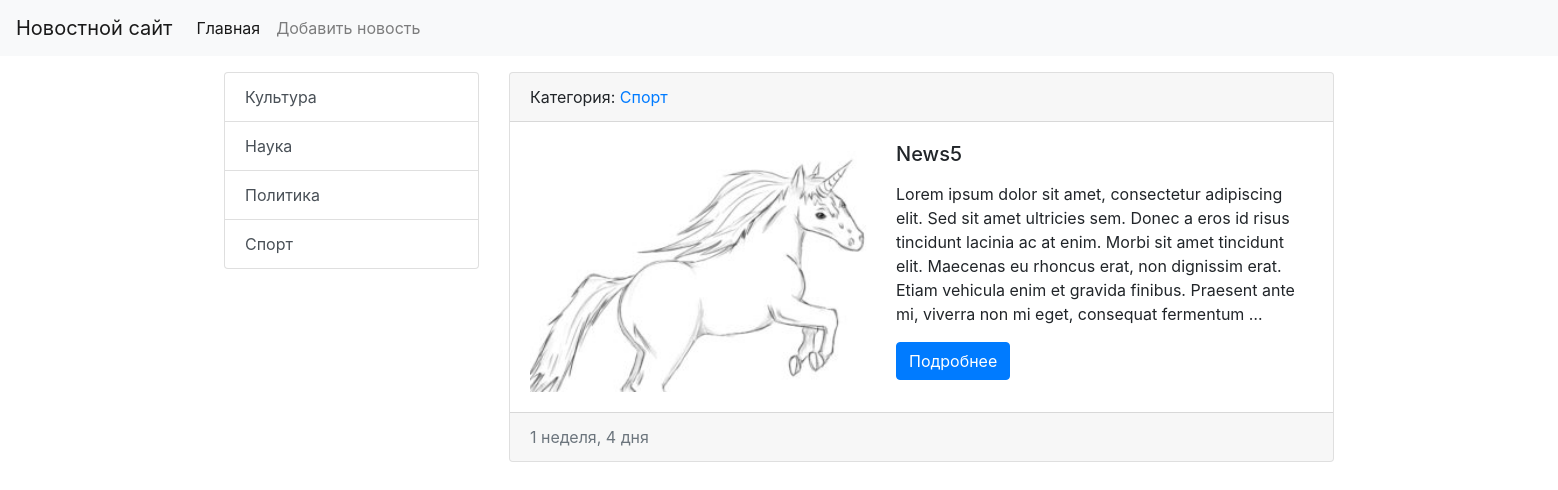
The app's page /category/2/, older data.
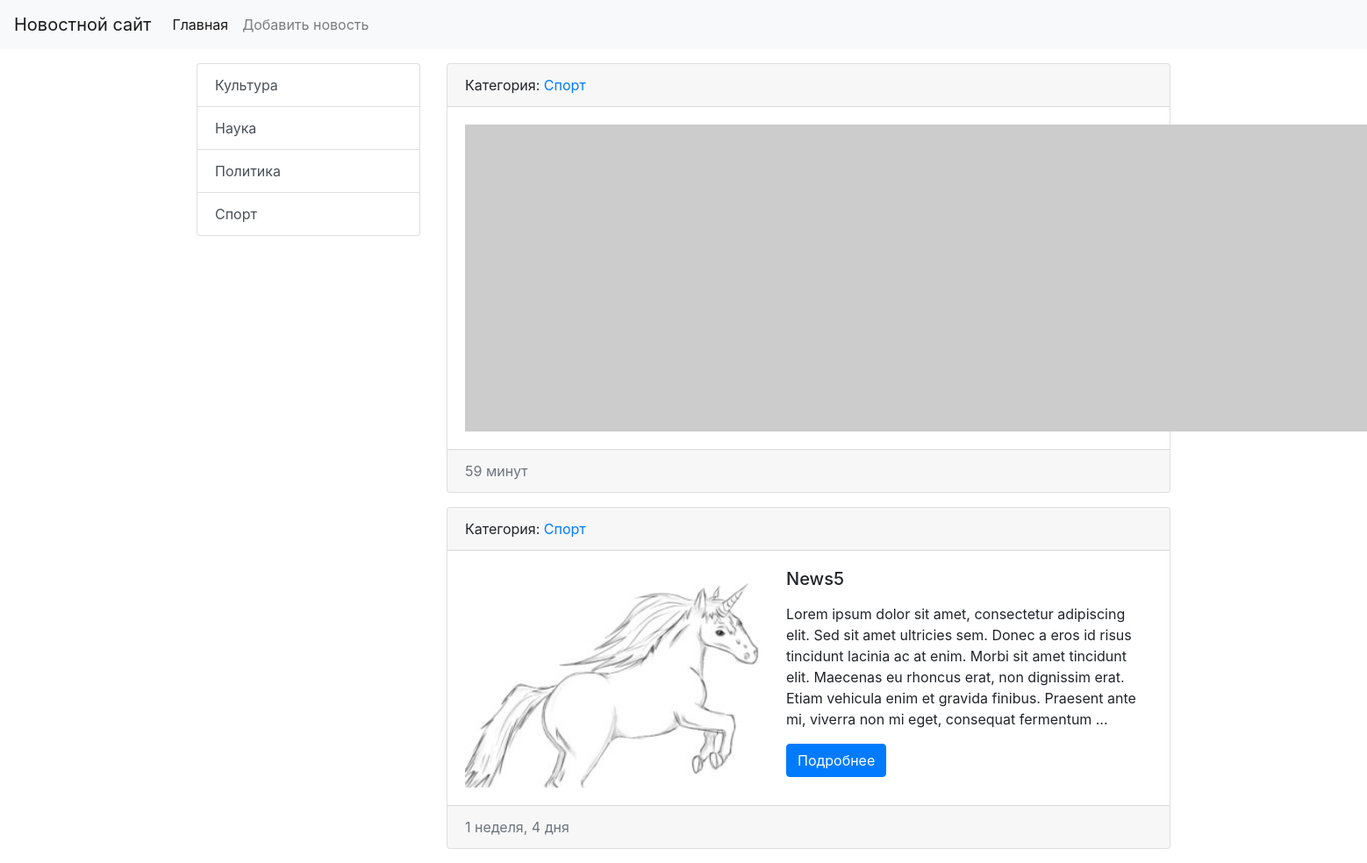
The same page, newer data.
### news/models.py (models this page shows, shortened)
class Category(models.Model):
    title = models.CharField(max_length=150, db_index=True, verbose_name='Наименование категории')
    def get_absolute_url(self):
        return reverse('category', kwargs={'category_id': self.pk})
    class Meta:
        verbose_name = 'Категория'
        verbose_name_plural = 'Категории'
        ordering = ['title']
    def __str__(self):
        return self.title

class News(models.Model):
    title = models.CharField(max_length=150, verbose_name = 'Наименование')
    content = models.TextField(blank=True, verbose_name = 'Контент')
    created_at = models.DateTimeField(auto_now_add=True, verbose_name = 'Дата публикации')
    updated_at = models.DateTimeField(auto_now=True, verbose_name = 'Обновлено')
    photo = models.ImageField(upload_to='photos/%Y/%m/%d/', verbose_name = 'Фото', blank=True)
    is_published = models.BooleanField(default=True, verbose_name = 'Опубликовано')
    category = models.ForeignKey('Category', verbose_name = 'Категория', on_delete=models.PROTECT, null=True)
    def get_absolute_url(self):
        return reverse('view_news', kwargs={'news_id': self.pk})
    class Meta:
        verbose_name = 'Новость'
        verbose_name_plural = 'Новости'
        ordering = ['-created_at']

### news/views.py (the view)
# urls.py: path('category/<int:category_id>/',get_category, name = 'category'),
def get_category(request, category_id):
    news = News.objects.filter(category_id=category_id)
    category = Category.objects.get(pk=category_id)
    context = {
        'news': news,
        'category': category,
    }
    return render(request,template_name='news/category.html', context=context)

### news/templatetags/news_tags.py (called while the page is built)
@register.inclusion_tag('news/list_categories.html')
def show_categories():
    categories = Category.objects.all()
    return {"categories": categories}

### news/templates/news/category.html (shortened to what this page needs)
{% extends 'base.html' %}
{% block sidebar %}
  {% include 'inc/_sidebar.html' %}
{% endblock %}
{% block content %}
  {% for item in news %}
  <div class="card mb-3">
    <div class="card-header">
      Категория: <a href="{% url 'category' item.category.pk %}">{{ item.category }}</a>
    </div>
    <div class="card-body">
      <div class="media">
        {% if item.photo %}
        <img src="{{ item.photo.url }}" alt="" width="350" height="250" class="mr-3">
        {% else %}
        <img src="https://picsum.photos/id/1060/350/250/?blur=2" alt="" class="mr-3">
        {% endif  %}
        <div class="media-body">
          <h5 class="card-title">{{ item.title }}</h5>
          <p class="card-text">{{ item.content|linebreaks|truncatewords:50 }}</p>
          <a href="{{item.get_absolute_url}}" class="btn btn-primary">Подробнее</a>
        </div>
      </div>
    </div>
    <div class="card-footer text-muted">
      {{ item.created_at|timesince }}
    </div>
  </div>
  {% endfor %}
{% endblock %}

### templates/base.html (shortened to what this page needs)
<!doctype html>
<html lang="en">
  <head>
    <link rel="stylesheet" href="https://stackpath.bootstrapcdn.com/bootstrap/4.5.0/css/bootstrap.min.css">
  </head>
  <body>
  {% include 'inc/_nav.html' %}
  <div class="container mt-3">
      <div class="row">
          <div class="col-md-3">
              {% block sidebar%} SIDEBAR  {% endblock %}
          </div>
          <div class="col-md-9">
              {% block content%} CONTENT {% endblock %}
          </div>
      </div>
  </div>
  </body>
</html>

### templates/inc/_nav.html (shortened to what this page needs)
<nav class="navbar navbar-expand-lg navbar-light bg-light">
  <a class="navbar-brand" href="{% url 'home' %}">Новостной сайт</a>
  <div class="collapse navbar-collapse" id="navbarSupportedContent">
    <ul class="navbar-nav mr-auto">
      <li class="nav-item active"><a class="nav-link" href="{% url 'home' %}">Главная <span class="sr-only">(current)</span></a></li>
      <li class="nav-item"><a class="nav-link" href="{% url 'add_news' %}">Добавить новость</a></li>
    </ul>
  </div>
</nav>

### templates/inc/_sidebar.html (shortened to what this page needs)
{% load news_tags %}
{% show_categories %}

### news/templates/news/list_categories.html
<div class="list-group">
    {% for item in categories %}
    <a href="{{ item.get_absolute_url }}" class="list-group-item list-group-item-action">{{ item.title }}</a>
    {% endfor %}
</div>

Row changes from the older to the newer data that the page shows:
added News: category "Спорт", created_at "59 минут"
